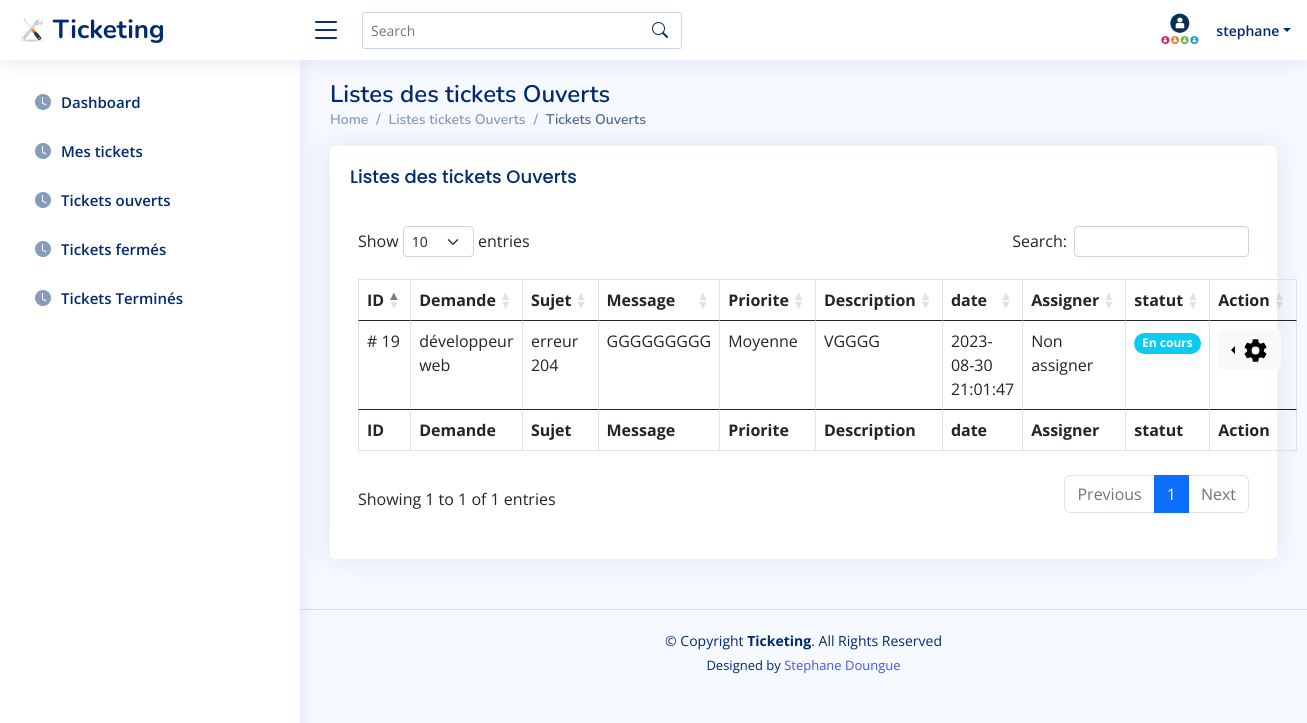
The app's page /client/ticket_ouvert.php (signed in) with its own data.
### tables this page shows
CREATE TABLE `tickets` (
  `id` int(11) NOT NULL,
  `id_auteur` int(11) NOT NULL,
  `pseudo_auteur` varchar(255) NOT NULL,
  `demande` varchar(225) NOT NULL,
  `priorite` varchar(50) NOT NULL,
  `sujet` text NOT NULL,
  `description` text NOT NULL,
  `message` text NOT NULL,
  `piece_jointe` text NOT NULL DEFAULT 'null',
  `statut` varchar(255) NOT NULL DEFAULT 'En cours',
  `assigner` varchar(225) NOT NULL DEFAULT 'Non assigner',
  `date` timestamp NOT NULL DEFAULT current_timestamp()
);

### actions/questions/showAllTicketouvertclientAction.php (called while the page is built)
<?php
require('../actions/database.php');
$getAllQuestions = $bdd->prepare('SELECT id, demande, priorite, sujet, description, message, piece_jointe, date, assigner, statut  FROM tickets WHERE id_auteur = ? AND statut = "En cours" ORDER BY id DESC');
$getAllQuestions->execute(array($_SESSION['id']));

### client/ticket_ouvert.php (the view, shortened to what this page needs)
<?php
    require('../actions/questions/showAllTicketouvertclientAction.php');
    ?>
    <!DOCTYPE html>
    <html lang="en">
    <head>
        <link rel="stylesheet" href="https://cdn.datatables.net/1.13.5/css/dataTables.bootstrap5.min.css">
        <link rel="stylesheet" href="https://cdnjs.cloudflare.com/ajax/libs/twitter-bootstrap/5.3.0/css/bootstrap.min.css">
        <link href="https://cdn.jsdelivr.net/npm/bootstrap@5.0.2/dist/css/bootstrap.min.css" rel="stylesheet">
        <link href="https://cdn.jsdelivr.net/npm/bootstrap@5.0.0-beta2/dist/css/bootstrap.min.css" rel="stylesheet">
        <link href="../assets/vendor/bootstrap/css/bootstrap.min.css" rel="stylesheet">
        <link href="../assets/vendor/bootstrap-icons/bootstrap-icons.css" rel="stylesheet">
        <link href="../assets/vendor/boxicons/css/boxicons.min.css" rel="stylesheet">
        <link href="../assets/css/style.css" rel="stylesheet">
        <link href="../assets/css/custum.css" rel="stylesheet"><title></title>
    </head>
    <body>
     <?php
             include '../client/include/navbar.php'
             ?>
             <?php
             include '../client/include/sidebar.php'
             ?>
      <main>
      <main id="main" class="main">
        <div class="pagetitle">
          <h1>Listes des tickets Ouverts</h1>
          <nav>
            <ol class="breadcrumb">
              <li class="breadcrumb-item"><a href="../client/client.html">Home</a></li>
              <li class="breadcrumb-item">Listes tickets Ouverts</li>
              <li class="breadcrumb-item active">Tickets Ouverts</li>
            </ol>
          </nav>
        </div>
        <section class="section">
          <div class="row">
            <div class="col-lg-12">
              <div class="card">
                <div class="card-body">
                  <h5 class="card-title">Listes des tickets Ouverts  </h5>
          <div class="container">
              <div class="row">
                  <div class="col-lg-12">
                      <div class="table responsive">
                      <?php
                     if($getAllQuestions->rowCount()> 0){ ?>
                        <table id="id_ticket"  class="table table-bordered">
                        <thead>
                            <tr>
                                <th>ID</th>
                                <th>Demande</th>
                                <th>Sujet</th>
                                <th>Message</th>
                                <th>Priorite</th>
                                <th>Description</th>
                                <th>date</th>
                                <th>Assigner</th>
                                <th>statut</th>
                                <th>Action</th>
                            </tr>
                        </thead>
                        <tbody>
                        <?php
                            while($question = $getAllQuestions->fetch()){
                                ?>
                       <tr>
                       <td># <?= $question['id']; ?></td>
                         <td>  <?= $question['demande']; ?></td>
                         <td>  <?= $question['sujet']; ?></td>
                         <td>  <?= $question['message']; ?></td>
                         <td>  <?= $question['priorite']; ?></td>
                         <td><?= $question['description']; ?></td>
                         <td><?= $question['date']; ?></td>
                         <td><?= $question['assigner']; ?></td>
                         <td><div class='badge rounded-pill bg-info align-items-center'> <?= $question['statut']; ?></div></td>
                        <td>
                    <div class='btn-group dropstart'>
                  <button type='button' class='btn btn-light dropdown-toggle' data-bs-toggle='dropdown' aria-expanded='false'>
                  <img src='../assets/settings-sharp.svg' width='25px' alt=''>
                  </button>
                    </td>
                    </tr>
                    <?php
                            }
                        ?>
                        </tbody>
                        <tfoot>
                        <tr>
                                <th>ID</th>
                                <th>Demande</th>
                                <th>Sujet</th>
                                <th>Message</th>
                                <th>Priorite</th>
                                <th>Description</th>
                                <th>date</th>
                                <th>Assigner</th>
                                <th>statut</th>
                                <th>Action</th>
                        </tr>
                      </tfoot>
                    </table>
                    <?php }else{ ?>
                         <h6> Aucun Tickets Ouverts </h6>
                        <?php  }
                    ?>
              </div>
              </div>
              </div>
           </div>
                </div>
              </div>
            </div>
          </div>
        </section>
      </main>
      <?php
        include '../client/include/footer.php';
      ?>
    </body>
    </html>

### assets/css/style.css (style rules this page uses)
:root { scroll-behavior: smooth; }
body { font-family: "Open Sans", sans-serif; background: #f6f9ff; color: #444444; }
a { color: #4154f1; text-decoration: none; }
h1, h2, h3, h4, h5, h6 { font-family: "Nunito", sans-serif; }
#main { margin-top: 60px; padding: 20px 30px; transition: all 0.3s; }
.pagetitle { margin-bottom: 10px; }
.pagetitle h1 { font-size: 24px; margin-bottom: 0; font-weight: 600; color: #012970; }
.card { margin-bottom: 30px; border: none; border-radius: 5px; box-shadow: 0px 0 30px rgba(1, 41, 112, 0.1); }
.card-title { padding: 20px 0 15px 0; font-size: 18px; font-weight: 500; color: #012970; font-family: "Poppins", sans-serif; }
.card-body { padding: 0 20px 20px 20px; }
.breadcrumb { font-size: 14px; font-family: "Nunito", sans-serif; color: #899bbd; font-weight: 600; }
.breadcrumb a { color: #899bbd; transition: 0.3s; }
.breadcrumb .breadcrumb-item::before { color: #899bbd; }
.breadcrumb .active { color: #51678f; font-weight: 600; }
@media (min-width: 1200px) { #main, #footer { margin-left: 300px; } }

### records on screen
tickets: id "19", demande "développeur web", sujet "erreur 204", message "GGGGGGGGG", priorite "Moyenne", description "VGGGG", date "2023-08-30 21:01:47", assigner "Non assigner", statut "En cours"

### other values on screen
$_SESSION['pseudo'] "stephane"
